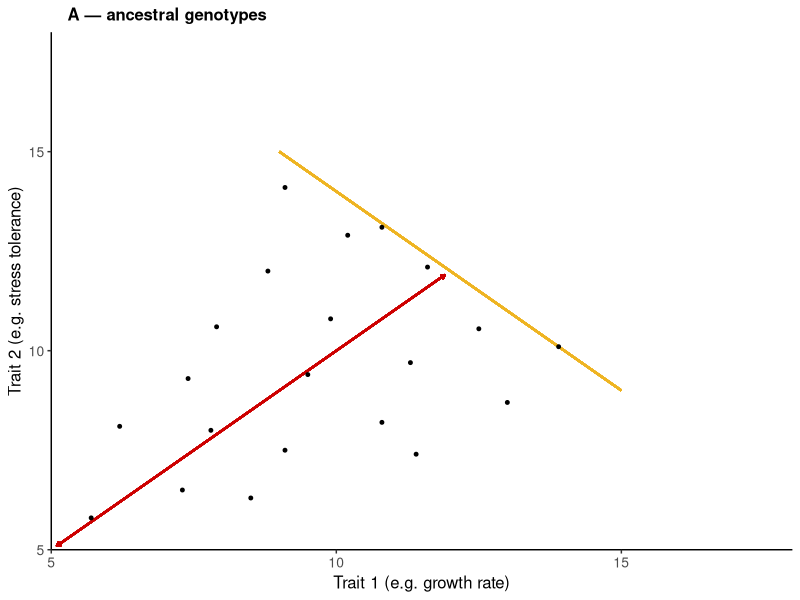
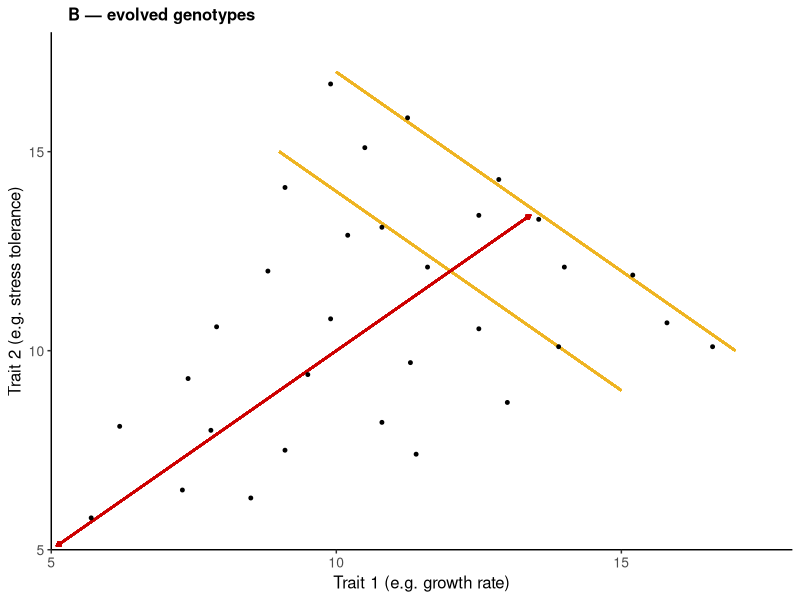
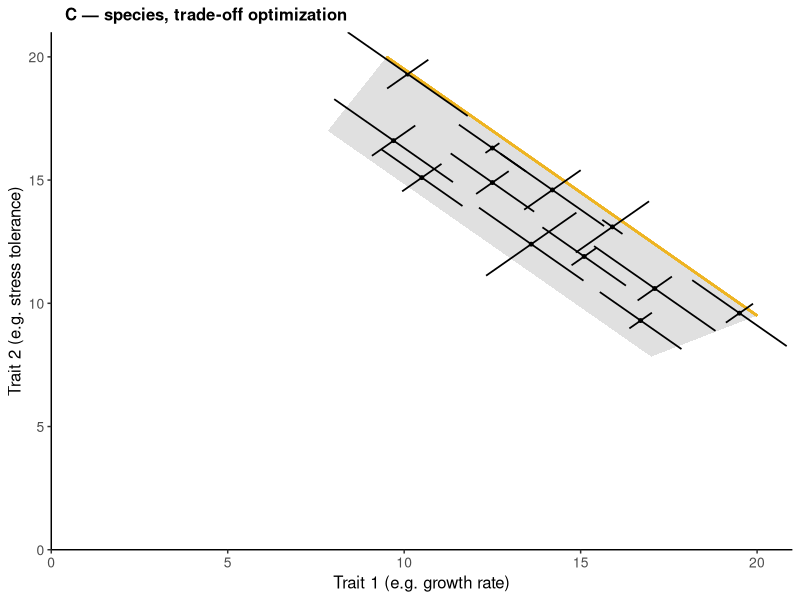
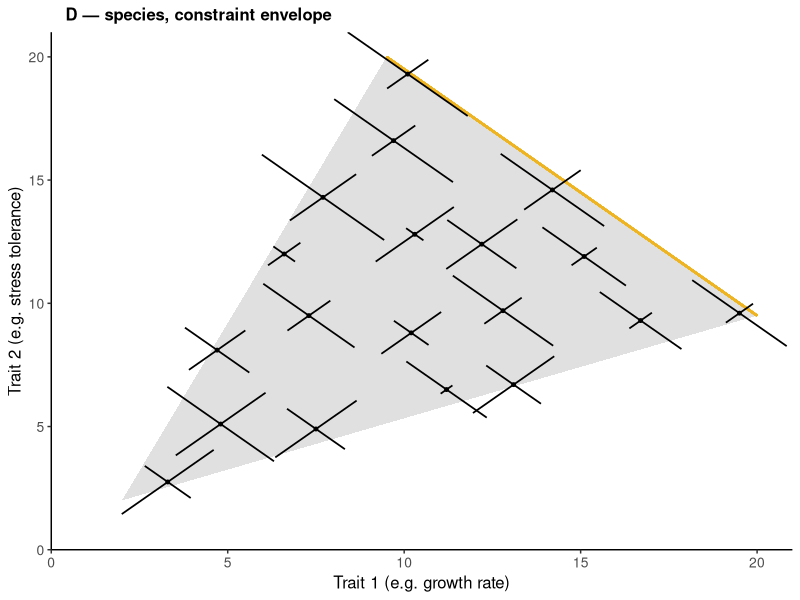
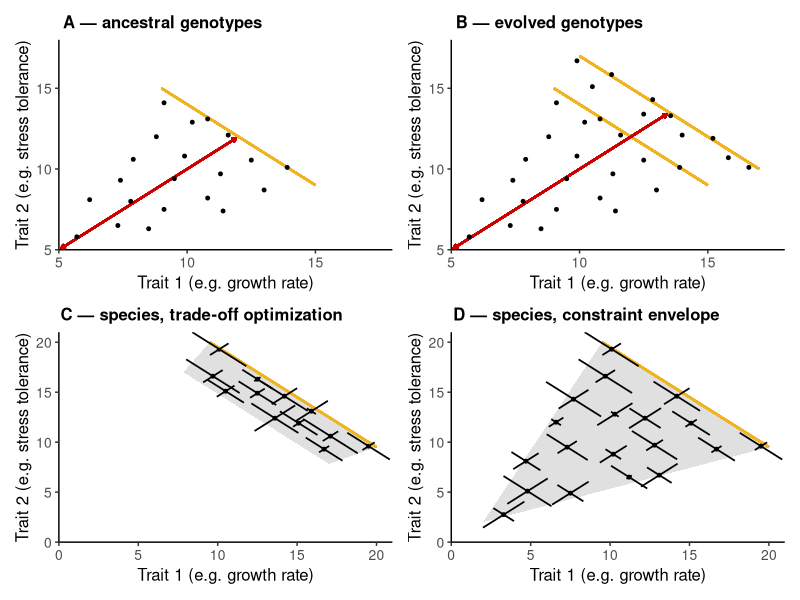
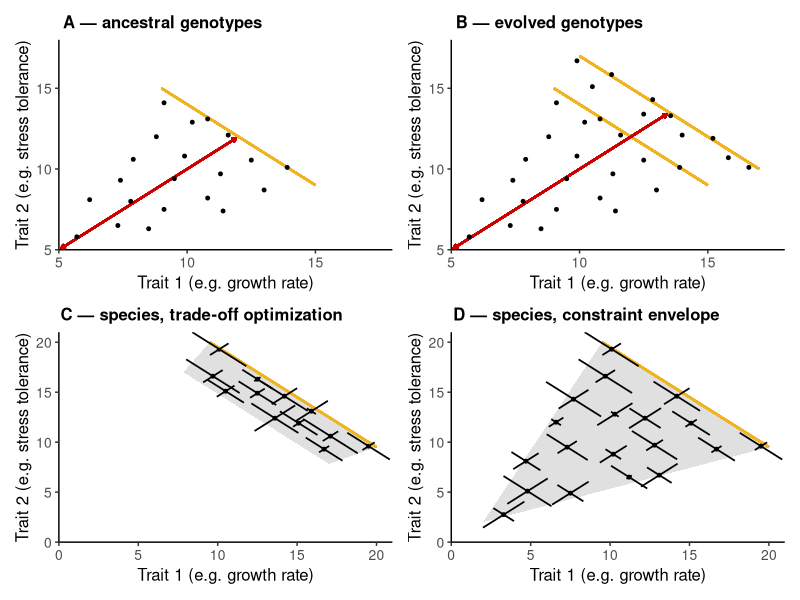

Source code (R) for these figures, in order:
# Jason R Laurich

# February 8th, 2026

# This script will generate Figure 1, a conceptual figure mapping out Pareto fronts and the concepts of multivariate 
  # phenotypic constraint among genotypes and species.

# Inputs: none
# Outputs: in figures-main : 01_conceptual_figure.jpeg

# Packages & Functions ----------------------------------------------------

library(tidyverse)
library(cowplot)
library(patchwork)

# Create panel A — genetic variation --------------------

df.A <- data.frame(
  x = c(5.7, 6.2, 7.3, 7.4, 8.5, 7.8, 8.8, 9.1, 7.9, 9.5, 10.8, 9.9, 10.2, 11.6, 11.4, 11.3, 13.9, 9.1, 12.5, 13.0, 10.8),
  y = c(5.8, 8.1, 6.5, 9.3, 6.3, 8.0, 12.0, 7.5, 10.6, 9.4, 8.2, 10.8, 12.9, 12.1, 7.4, 9.7, 10.1, 14.1, 10.55, 8.7, 13.1)
)

poly.band <- data.frame(
  x = c(5, 7, 15, 9, 5),
  y = c(5, 5, 9, 15, 7)
)

p.A <- ggplot(df.A, aes(x = x, y = y)) +
  
#  geom_polygon(data = poly.band, aes(x, y),
#               fill = "grey60", alpha = 0.3, colour = NA,
#               inherit.aes = FALSE) +
  
  scale_y_continuous(limits = c(5, 18), breaks = c(5, 10, 15)) +
  scale_x_continuous(limits = c(5, 18), breaks = c(5, 10, 15)) +
  
  theme_classic() +
  
  geom_segment(
    x = 15,  y = 9,
    xend = 9,   yend = 15,
    colour = "goldenrod2", linewidth = 0.75) +
  
  geom_segment(
    aes(x = 5.1, y = 5.1, xend = 11.9, yend = 11.9),
    inherit.aes = FALSE,
    colour = "red3", linewidth = 0.75,
    arrow = arrow(length = unit(0.9, "mm"), ends = "both", type = "closed")) +
  
  geom_point(size= 1) +
  
  labs(x = "Trait 1 (e.g. growth rate)",    
       y = "Trait 2 (e.g. stress tolerance)", 
       title = "A — ancestral genotypes") +  # labels
  
  theme(
    legend.position = "none",  
    axis.title = element_text(size = 12, face = "plain"),  
    axis.text = element_text(size = 10, face ="plain"),
    plot.title = element_text(size = 12, face = "bold", hjust = 0.03)# theme stuff
  ) +
  
  coord_cartesian(xlim = c(5,18), ylim = c(5,18), expand = FALSE) 

p.A

# Create panel B — variation across individuals/ genotypes with a gap ----------------

df.B <- data.frame(
  x = c(5.7, 6.2, 7.3, 7.4, 8.5, 7.8, 8.8, 9.1, 7.9, 9.5, 10.8, 9.9, 10.2, 11.6, 11.4, 11.3, 13.9, 9.1, 12.5, 13.0, 10.8, 13.55, 11.25, 9.9, 15.2, 12.85, 16.6, 15.8, 12.5, 10.5, 14.0),
  y = c(5.8, 8.1, 6.5, 9.3, 6.3, 8.0, 12.0, 7.5, 10.6, 9.4, 8.2, 10.8, 12.9, 12.1, 7.4, 9.7, 10.1, 14.1, 10.55, 8.7, 13.1, 13.3, 15.85, 16.7, 11.9, 14.3, 10.1, 10.7, 13.4, 15.1, 12.1)
)

p.B <- ggplot(df.B, aes(x = x, y = y)) +
  
#  geom_polygon(data = poly.band, aes(x, y),
#               fill = "grey60", alpha = 0.3, colour = NA,
#               inherit.aes = FALSE) +
  
  scale_y_continuous(limits = c(5, 18), breaks = c(5, 10, 15)) +
  scale_x_continuous(limits = c(5, 18), breaks = c(5, 10, 15)) +
  
  theme_classic() +
  
  geom_segment(
    x = 15,  y = 9,
    xend = 9,   yend = 15,
    colour = "goldenrod2", linewidth = 0.75) +
  
  geom_segment(
    x = 17,  y = 10,
    xend = 10,   yend = 17,
    colour = "goldenrod2", linewidth = 0.75) +
  
  geom_segment(
    aes(x = 5.1, y = 5.1, xend = 13.4, yend = 13.4),
    inherit.aes = FALSE,
    colour = "red3", linewidth = 0.75,
    arrow = arrow(length = unit(0.9, "mm"), ends = "both", type = "closed")) +
  
  geom_point(size= 1) +
  
  labs(x = "Trait 1 (e.g. growth rate)",    
       y = "Trait 2 (e.g. stress tolerance)",  
       title = "B — evolved genotypes") +  # labels
  
  theme(
    legend.position = "none",  
    axis.title = element_text(size = 12, face = "plain"),  
    axis.text = element_text(size = 10, face ="plain"),
    plot.title = element_text(size = 12, face = "bold", hjust = 0.03)# theme stuff
  ) +
  
  # annotate("text", x = 14, y = 14, label = "Pareto fronts", size = 5.1, fontface = "bold", colour = "goldenrod2", angle = -45) +
  
  coord_cartesian(xlim = c(5,18), ylim = c(5,18), expand = FALSE) 

p.B

# Create panel C - interspecific variation (negative, narrower) ---------------------

poly.band.C <- data.frame(             # Create a polygon! We'll set the lower limits at y and x 7.5. Slope is 7.5/18.
  x = c(17, 20, 9.5, 7.833333),        # solve for x = 16? ▲y = 4*(7.5/18) = 1.666667. y = 7.833333. Reverse for top left
  y = c(7.833333, 9.5, 20, 17)
)

df.D <- data.frame(
  x = c(3.30, 4.7, 7.5, 4.8, 12.2, 11.2, 6.6, 7.3, 10.2, 13.1, 15.1, 16.7, 7.7, 12.8, 10.3, 9.7, 14.2, 19.5, 10.1),
  y = c(2.75, 8.1, 4.9, 5.1, 12.4, 6.5, 12.0, 9.5, 8.80, 6.70, 11.9, 9.3, 14.3, 9.70, 12.8, 16.6, 14.6, 9.6, 19.3)
)

df.D <- df.D %>% 
  mutate(x.ci = runif(n(),0.2,2.5), y.ci = runif(n(),0.2,2)) # Randomly assign spread values representing variation in ellipse shape and orientation


df.C <- df.D %>% 
  filter(x >= 14.5 | y >= 14.5)

df.C2 <- data.frame(
  x = c(10.5, 12.5, 17.1, 12.5, 15.9, 13.6),
  y = c(15.1, 16.3, 10.6, 14.9, 13.1, 12.4)
)

df.C2 <- df.C2 %>% 
  mutate(x.ci = runif(n(),0.2,2.5), y.ci = runif(n(),0.2,2)) # Randomly assign spread values representing variation in ellipse shape and orientation

df.C <- rbind(df.C, df.C2)

p.C <- ggplot(df.C, aes(x = x, y = y)) +
  
  geom_polygon(data = poly.band.C, aes(x, y),
               fill = "grey60", alpha = 0.3, colour = NA,
               inherit.aes = FALSE) +
  
  geom_point(size= 1) +
  
  geom_segment(
    x = 20,  y = 9.5,
    xend = 9.5,   yend = 20,
    colour = "goldenrod2", linewidth = 0.75) +
  
  scale_y_continuous(limits = c(0, 21), breaks = c(0, 5, 10, 15, 20)) +
  scale_x_continuous(limits = c(0, 21), breaks = c(0, 5, 10, 15, 20)) +
  
  geom_spoke(aes(angle = pi/4,        radius = y.ci), linewidth = 0.6) +
  geom_spoke(aes(angle = pi/4 + pi,   radius = y.ci), linewidth = 0.6) +
  
  geom_spoke(aes(angle = -pi/4,       radius = x.ci), linewidth = 0.6) +
  geom_spoke(aes(angle = -pi/4 + pi,  radius = x.ci), linewidth = 0.6) +
  
  labs(x = "Trait 1 (e.g. growth rate)",    
       y = "Trait 2 (e.g. stress tolerance)", 
       title = "C — species, trade-off optimization") +  # labels
  
  theme_classic() +
  
  theme(
    legend.position = "none",  
    axis.title = element_text(size = 12, face = "plain"),  
    axis.text = element_text(size = 10, face ="plain"),
    plot.title = element_text(size = 12, face = "bold", hjust = 0.03)# theme stuff
  ) +
  
  coord_cartesian(xlim = c(0,21), ylim = c(0,21), expand = FALSE) 

p.C

# Create panel E - interspecific variation (broad, positive)---------------------------------------

poly.band.D <- data.frame(
  x = c(2, 20, 9.5),
  y = c(2, 9.5, 20)
)

p.D <- ggplot(df.D, aes(x = x, y = y)) +
  
  geom_polygon(data = poly.band.D, aes(x, y),
               fill = "grey60", alpha = 0.3, colour = NA,
               inherit.aes = FALSE) +
  
  geom_segment(
    x = 20,  y = 9.5,
    xend = 9.5,   yend = 20,
    colour = "goldenrod2", linewidth = 0.75) +
  
  geom_point(size= 1) +
  
  scale_y_continuous(limits = c(0, 21), breaks = c(0, 5, 10, 15, 20)) +
  scale_x_continuous(limits = c(0, 21), breaks = c(0, 5, 10, 15, 20)) +
  
  geom_spoke(aes(angle = pi/4,        radius = y.ci), linewidth = 0.6) +
  geom_spoke(aes(angle = pi/4 + pi,   radius = y.ci), linewidth = 0.6) +
  
  geom_spoke(aes(angle = -pi/4,       radius = x.ci), linewidth = 0.6) +
  geom_spoke(aes(angle = -pi/4 + pi,  radius = x.ci), linewidth = 0.6) +
  
  labs(x = "Trait 1 (e.g. growth rate)",    
       y = "Trait 2 (e.g. stress tolerance)",  
       title = "D — species, constraint envelope") +  # labels
  
  theme_classic() +
  
  theme(
    legend.position = "none",  
    axis.title = element_text(size = 12, face = "plain"),  
    axis.text = element_text(size = 10, face ="plain"),
    plot.title = element_text(size = 12, face = "bold", hjust = 0.03)# theme stuff
  ) +
  
  # annotate("text", x = 15.25, y = 15.25, label = "Pareto front", size = 5.1, fontface = "bold", colour = "goldenrod2", angle = -45) +
  
  coord_cartesian(xlim = c(0,21), ylim = c(0,21), expand = FALSE)

p.D

# Assemble the figure -----------------------------------------------------

p <- (p.A | p.B) / (p.C | p.D)
p

ggsave("figures-main/01_conceptual_figure.jpeg", p, width = 7, height = 7) # aiming for ~ 2/3 of a page in width
